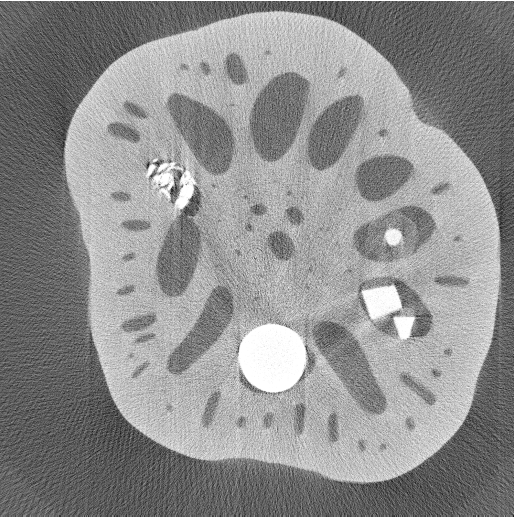
#> input picture Samples/lotus.png, 514 x 517 px
$ python main.py --mode fourier
#> lines starting #> are read from the running program, lines starting #| are printed output that depends on the picture; after the words box and inside, x2 and y2 are one past the last pixel; in counts of white or black regions, pixels touching at a corner belong together; long printed decimals are rounded
# Entry point for the CT image reconstruction pipeline.
# Loads sample images and runs the selected reconstruction algorithm via CLI argument.
# Supports Direct Fourier Reconstruction, Filtered Backprojection, fan-beam rebinning,
# sinogram generation, and sinogram coverage detection.
#
# Created: 2024-10-14
# Updated: 2026-03-25
# Author: Devon Vanaenrode

# --- Imports ---
import argparse
import cv2
import numpy as np
import math

import scipy
from scipy.fft import fft, ifft, fftshift, ifftshift, ifft2
import matplotlib.pyplot as plt
from skimage.transform import rotate
from skimage.transform import resize

# --- Main loop ---

def main():
    parser = argparse.ArgumentParser(description="CT Image Reconstruction Pipeline")
    parser.add_argument(
        "--mode",
        choices=["fourier", "fbp", "rebin", "sinogram", "detect", "ramlak"],
        required=True,
        help=(
            "fourier  – Direct Fourier Reconstruction (Fourier Slice Theorem)\n"
            "fbp      – Filtered Backprojection\n"
            "rebin    – Rebin divergent (fan-beam) sinogram to parallel-beam\n"
            "sinogram – Generate a sinogram from the Shepp-Logan phantom\n"
            "detect   – Detect 180° vs 360° sinogram coverage\n"
            "ramlak   – Filtered Backprojection with RAM-LAK filter"
        ),
    )
    args = parser.parse_args()

    target  = cv2.imread("Samples/lotus.png",          cv2.IMREAD_GRAYSCALE)
#> target is the input picture: shape (517, 514); min 20, max 255, mean 142
    sinogram = cv2.imread("Samples/lotus_parallel.png", cv2.IMREAD_GRAYSCALE)
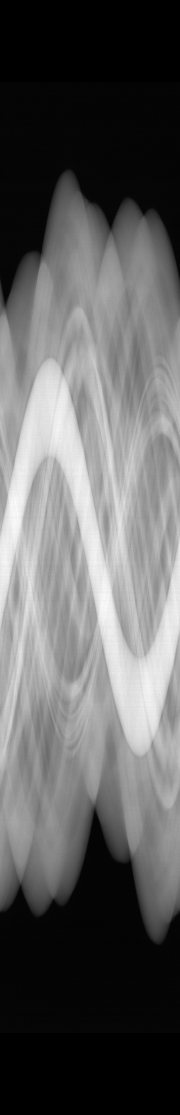
#> input picture Samples/lotus_parallel.png, 360 x 2230 px (shown at 1/2 size)
#> sinogram is the input picture: shape (2230, 360); min 0, max 255, mean 95.7
    div_sino = cv2.imread("Samples/lotus_divergent.png", cv2.IMREAD_GRAYSCALE)
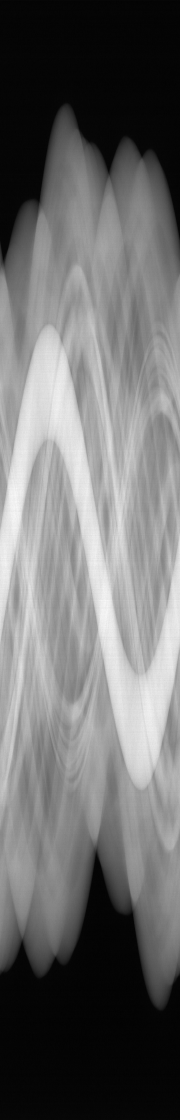
#> input picture Samples/lotus_divergent.png, 360 x 2240 px (shown at 1/2 size)
#> div_sino is the input picture: shape (2240, 360); min 0, max 255, mean 109.4

    if args.mode == "fourier":
        func3_1(target, sinogram, 3)

    elif args.mode == "fbp":
        func3_2(target, sinogram, 1.1)

    elif args.mode == "rebin":
        func3_3(div_sino, sinogram)

    elif args.mode == "sinogram":
        target_sl = cv2.imread("Samples/Shepp_Logan.png",     cv2.IMREAD_GRAYSCALE)
        sino_sl   = cv2.imread("Samples/Shepp_Logan_Sino.png", cv2.IMREAD_GRAYSCALE)
        func3_4(target_sl, sino_sl)

    elif args.mode == "detect":
        func3_5_1(sinogram)

    elif args.mode == "ramlak":
        func3_2(target, sinogram, 1.1, ram_lak_filter=True)


# --- Helpers ---

# [121 lines left out: functions CreateSinogram, Rebinning, backProject, Filter, FB, interpolate2d, not called in this run]

def contrast_stretching_2(image, intensity, pixelRange):
    # adjust so values are between 0 and 1
    if pixelRange > 1:
        image[image < 0] = 0.0
        image[image > 1] = 1.0
    if pixelRange == 1:
        image -= 40
        image[image < 0] = 0.0
        image[image > 255] = 255.0

    # adjust so values are between 0 and 255
    img_min = np.min(image)
    img_max = np.max(image)
    reconstruction_contrast_stretching = (image - img_min) / (img_max - img_min) * 255
    # Determine intensity of the contrast stretching
    reconstruction_contrast_stretching *= intensity
    return np.clip(reconstruction_contrast_stretching, 0, 255)

# [12 lines left out: function contrast_stretching_1, not called in this run]

def is_360_sinogram(sinogram):
    num_projections = sinogram.shape[0]
    half_point = num_projections // 2
    similarity_threshold = 0.99  # margin of error is extremely low for a threshold of 0.99
    similar_count = 0

    for i in range(half_point):
        projection_1 = sinogram[i]
        # Flip the projection because the projection is done at the exact same angle but from the 'other' side of the circle
        projection_2 = np.flipud(sinogram[i + half_point])

        # Calculate the similarity between the two projections using correlation coefficient
        similarity = np.corrcoef(projection_1, projection_2)[0, 1]
        if similarity > similarity_threshold:
            similar_count += 1

    # If most pairs are similar, it should be a 360° sinogram
    return similar_count > half_point * 0.5

def is_vertically_stacked(sinogram):
    row_edge = sinogram[0, :]
    column_edge = sinogram[:, 0]
    avg_row = sum(row_edge) / len(row_edge)
    avg_column = sum(column_edge) / len(column_edge)
    print("AVG row value: {}\nAVG column value: {}".format(avg_row, avg_column))
    if avg_row > avg_column:
        return True
    else:
        return False

def CTSlice(sinogram, N, S):
    # Fourier transform the rows of the sinogram, move the DC component to the row's centre
    sinogram_fft_rows = fftshift(fft(ifftshift(sinogram)))

    # Polar coordinates of sinogram FFT-ed rows' samples in 2D FFT space (frequency domain)
    a = np.array([angle(i, N) for i in range(N)])
    r = np.arange(S) - S / 2
    r, a = np.meshgrid(r, a)
    r = r.flatten()
    a = a.flatten()

    # Convert polar coordinates to Cartesian coordinates
    srcx = (S / 2) + r * np.sin(a)
    srcy = (S / 2) + r * np.cos(a)

    # Create a Cartesian grid for the output image
    dstx, dsty = np.meshgrid(np.arange(S), np.arange(S))
    dstx = dstx.flatten()
    dsty = dsty.flatten()

    # Interpolate the 2D Fourier space grid from the transformed sinogram rows
    freq = scipy.interpolate.griddata(
        (srcy, srcx),
        sinogram_fft_rows.flatten(),
        (dstx, dsty),
        method="cubic",
        fill_value=0.0,
    ).reshape((S, S))

    # Inverse Fourier transform to reconstruct the image: take the real part to remove the imaginary part
    recon = np.real(fftshift(ifft2(ifftshift(freq))))

    return recon

def PrepareTarget(image):
    # Use the shape of the grayscale image for size
    size = image.shape[0]  # Size of target image, and resolution of Fourier space
#> size = 517

    # If the image is larger than 512, scale it down: this is for testing purposes, rendering takes a long time with big resolutions
    if size > 512:
        size = 512

    # Create a meshgrid for the circular mask: only the portion of the image within the circle is retained, and the rest is set to zero
    x, y = np.meshgrid(np.arange(size) - size / 2, np.arange(size) - size / 2)

    # Create a circular mask
    mask = np.square(x) + np.square(y) <= np.square(size / 2 - 10)

    # Apply the mask to the resized image and fill the outside of the mask with zeros
    target = np.where(
        mask,
        resize(image, (size, size), anti_aliasing=True),  # Resize the image to the new size
        np.zeros((size, size)),  # Fill values outside the mask with zeros
    )
#> target: shape (512, 512) float64
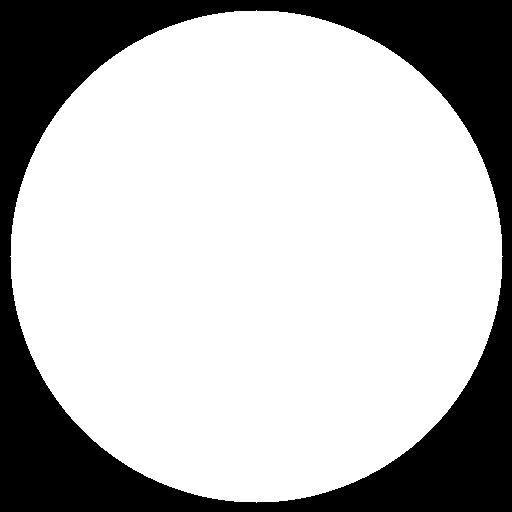
#> mask: shape (512, 512) bool; 72.5% white; 1 black region, box (x1, y1, x2, y2) and area: (0, 0, 512, 512) 72091

    return target, size

def angle(i, max_angle):
    return (math.pi * i) / max_angle

def func3_1(target, sinogram, intensity):
    # Prepare a target image: we use the Lotus image for this demo
    target, S = PrepareTarget(target)
#> S = 512

    # Plotting the target image
    plt.subplot(2, 2, 1)
    plt.title("Target")
    plt.imshow(target)
    plt.gray()

    # Plotting the sinogram
    plt.subplot(2, 2, 2)
    plt.title("Sinogram of the target")
    plt.imshow(sinogram)
    plt.gray()

    # Check if we need to transpose the sinogram
    if (not is_vertically_stacked(sinogram)):
#> in is_vertically_stacked, `row_edge = sinogram[0, :]`: row_edge = 360 values from 0 to 0
#> in is_vertically_stacked, `column_edge = sinogram[:, 0]`: column_edge = 2230 values, max 238 at index 1122, min 0 at index 0, mean 94.75
#> in is_vertically_stacked, `avg_row = sum(row_edge) / len(row_edge)`: avg_row = 0
#> in is_vertically_stacked, `avg_column = sum(column_edge) / len(column_edge)`: avg_column = 94.75
#| AVG row value: 0.0
#| AVG column value: 94.751
        sinogram = np.transpose(sinogram)
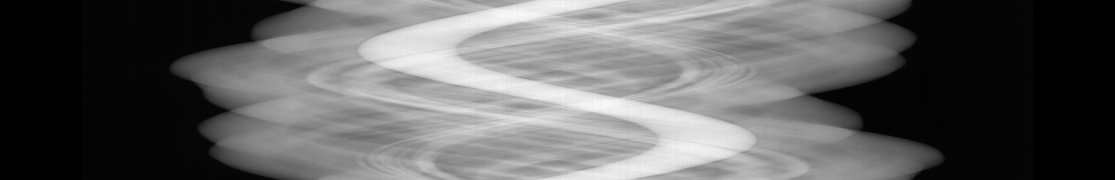
#> sinogram: shape (360, 2230) (shown at 1/2 size); min 0, max 255, mean 95.7

    # Check if it is a 180° or 360° sinogram and respond accordingly
    if is_360_sinogram(sinogram):
#> the loop in is_360_sinogram, `for i in range(half_point):` made 180 passes
#> similarity on passes 1 to 12: 0.999, 0.999, 0.999, 0.999, 0.999, 0.999, 0.999, 0.999, 0.999, 0.999, 0.999, 0.999
#> after the loop in is_360_sinogram, `for i in range(half_point):`: similar_count = 180
        print("It's a 360° sinogram")
        sinogram = sinogram[:180, :]
#> sinogram: shape (180, 2230)
    else:
        print("It's a 180° sinogram")
    N = sinogram.shape[0]
#> N = 180
    S = sinogram.shape[1]
#> S = 2230

    # Create the reconstruction using Fourier Slice Theorem
    reconstruction = CTSlice(sinogram, N, S)
#> in CTSlice, `recon = np.real(fftshift(ifft2(ifftshift(freq))))`:
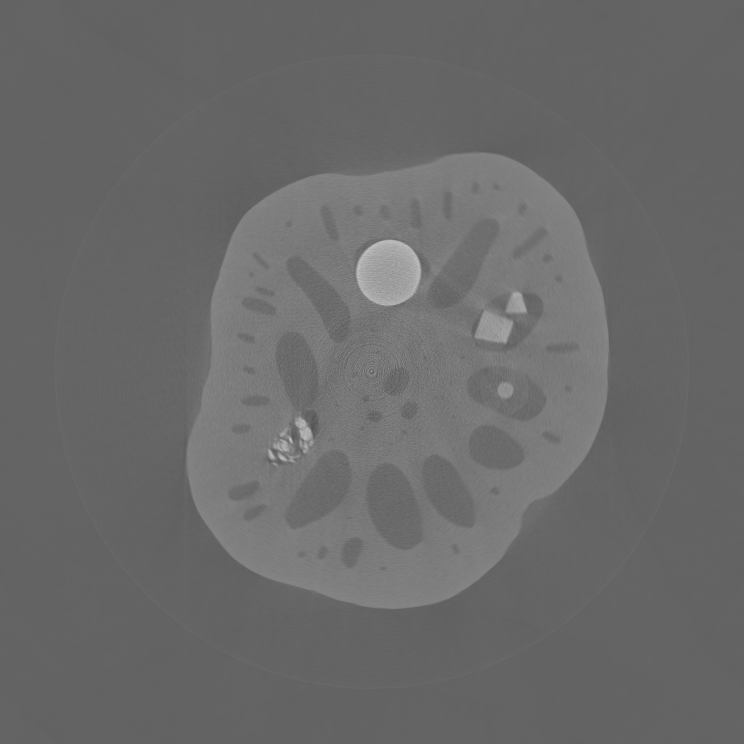
#> recon: shape (2230, 2230) float64 (shown at 1/3 size); min -0.679, max 1.05, mean 0.042; drawn with min black and max white
    plt.subplot(2, 2, 3)
    plt.title("CTSlice: Reconstruction of the sinogram")
    plt.imshow(reconstruction)
    plt.gray()

    # Add contrast stretching to the result
    reconstruction = contrast_stretching_2(reconstruction, intensity, 255)
#> in contrast_stretching_2, `image[image < 0] = 0.0`:
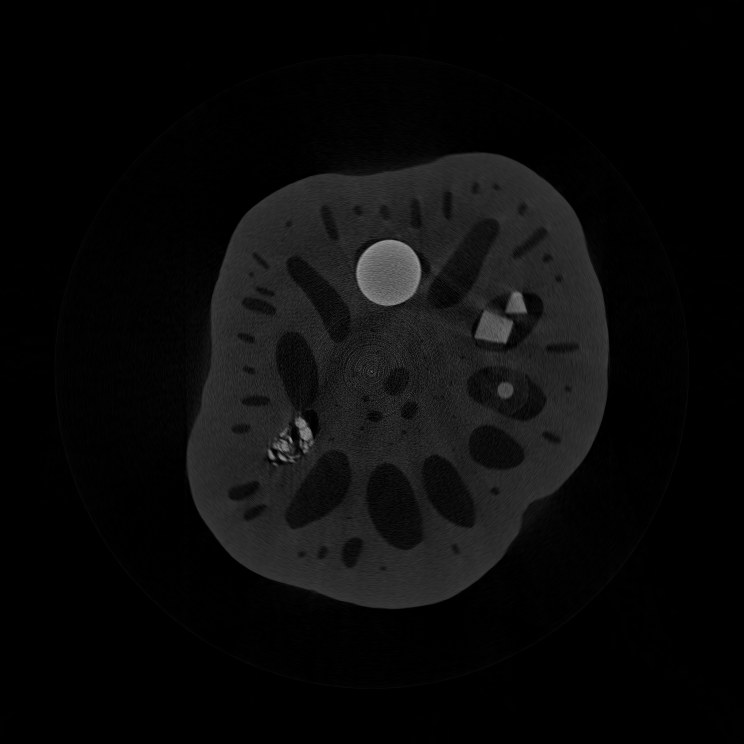
#> image: shape (2230, 2230) float64 (shown at 1/3 size); min 0, max 1.05, mean 0.0439; drawn with min black and max white
#> in contrast_stretching_2, `img_min = np.min(image)`: img_min = 0
#> in contrast_stretching_2, `img_max = np.max(image)`: img_max = 1
#> in contrast_stretching_2, `return np.clip(reconstruction_contrast_stretching, 0, 255)`:
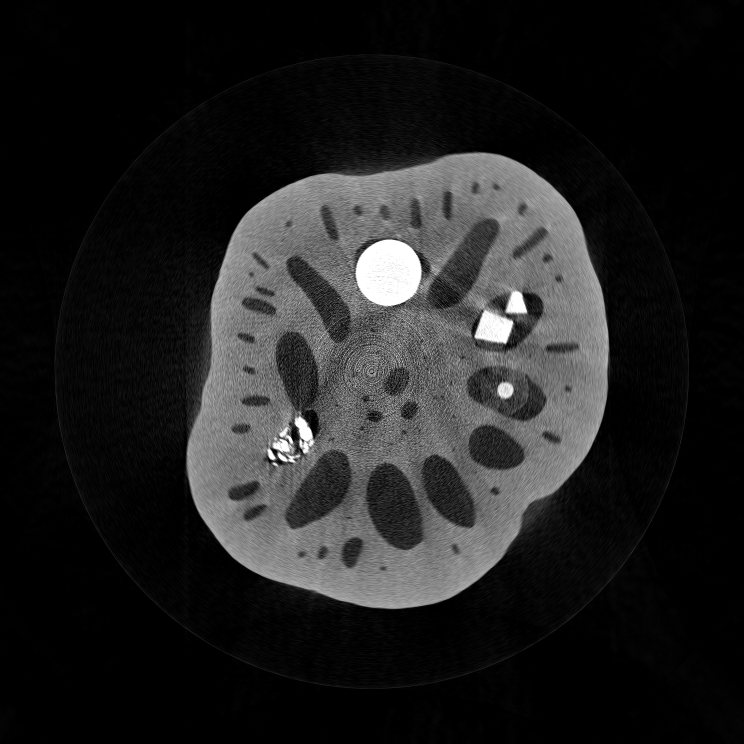
#> returned value: shape (2230, 2230) float64 (shown at 1/3 size); min 0, max 255, mean 32.9

    # Plot the reconstruction
    plt.subplot(2, 2, 4)
    plt.title("CTSlice: Reconstruction of the sinogram with contrast stretching")
    plt.imshow(reconstruction)
    plt.gray()

    plt.show()

    return reconstruction

# [127 lines left out: functions func3_2, func3_3, CreateSino, func3_4, func3_5_1, not called in this run]


if __name__ == '__main__':
    main()
